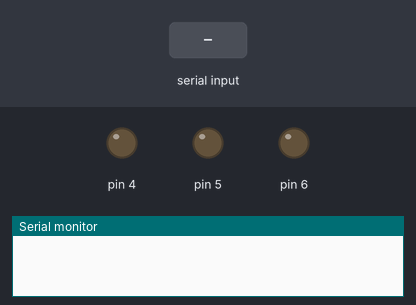
The sketch below on a simulated Arduino Uno, built with avr-gcc and run on an emulated ATmega328P. Parts: output pins drawn as LEDs (lit = HIGH), the last lines printed to the serial monitor. Inputs (shaded band) come from the test bench.

Above: at 1.2 s.
1.3 s: "light on" received over Serial
At 1.6 s:
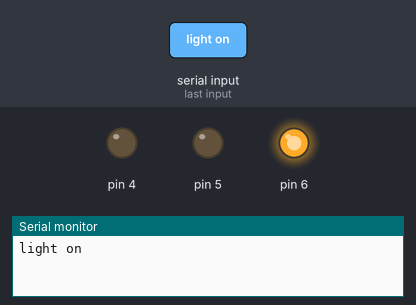
2.8 s: "fan on" received over Serial
At 3.7 s:
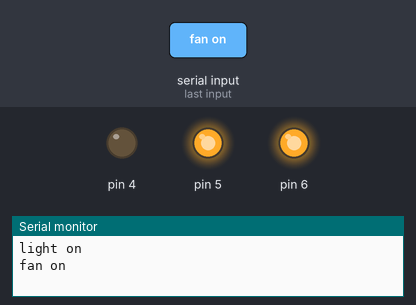
4.3 s: "light off" received over Serial
At 5.2 s:
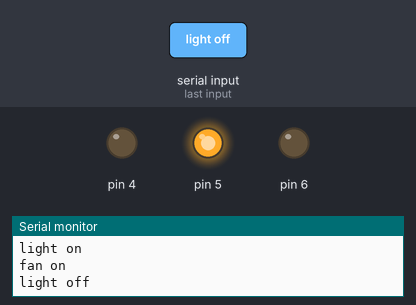
5.8 s: "night lamp on" received over Serial
At 6.8 s:
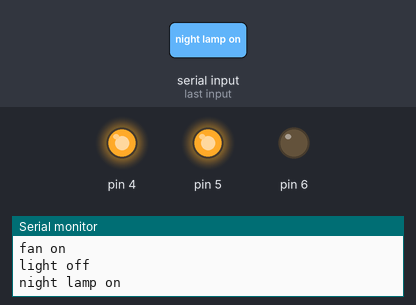
7.3 s: "fan off" received over Serial
At 8.4 s:
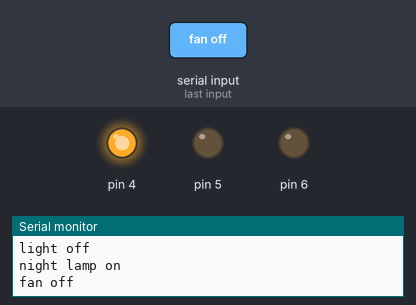
8.8 s: "all on" received over Serial
At 9.5 s:
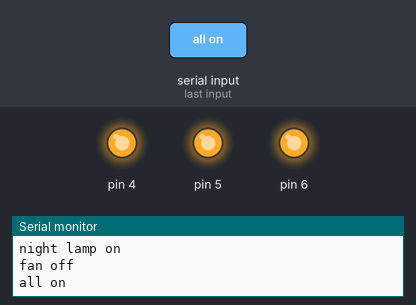
Timing chart, 0 to 11.3 s (numbered marks = the images above; inputs shaded):
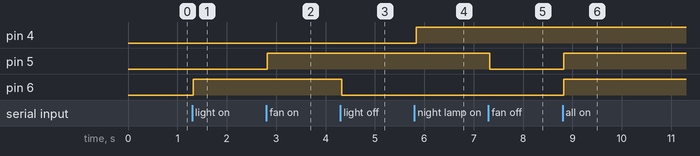

Measured:
- after the input at 1.3 s, pin 6: LOW → HIGH at once
- after the input at 2.8 s, pin 5: LOW → HIGH at once
- after the input at 4.3 s, pin 6: HIGH → LOW at once
- after the input at 5.8 s, pin 4: LOW → HIGH at once
- after the input at 7.3 s, pin 5: HIGH → LOW at once
- after the input at 8.8 s, pin 5, pin 6: LOW → HIGH at once

The sketch:

Group_2.ino
```cpp
String text;
void setup() {
Serial.begin(9600);
pinMode(6, OUTPUT);
pinMode(5, OUTPUT);
pinMode(4, OUTPUT);
}

void loop() {
while(Serial.available()){
  delay(3);
  char c = Serial.read();
  text+=c;}

if(text.length() >0){
  Serial.println(text);
  if(text == "light on")
  {digitalWrite(6, HIGH);}
  else if(text == "light off")
  {digitalWrite(6, LOW);}
  else if(text == "fan on")
  {digitalWrite(5, HIGH);}
  else if(text == "fan off")
  {digitalWrite(5, LOW);}
  else if(text == "night lamp on")
  {digitalWrite(4, HIGH);}
  else if(text == "night lamp off")
  {digitalWrite(4, LOW);}
  else if(text == "all on")
  {digitalWrite(4, HIGH);
    digitalWrite(5, HIGH);
  digitalWrite(6, HIGH);}
  else if(text == "all off")
  {digitalWrite(4, LOW);
    digitalWrite(5, LOW);
  digitalWrite(6, LOW);}
  text = "";}
}
```
